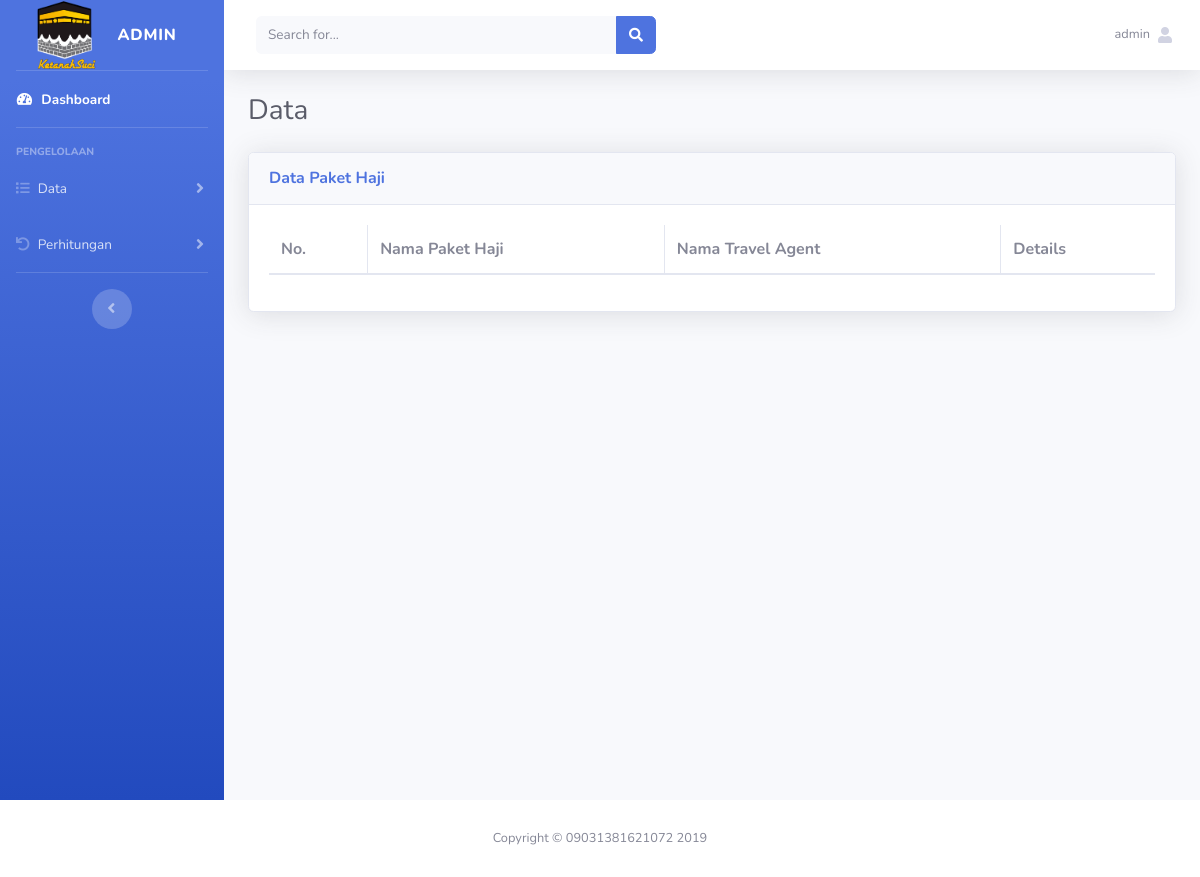
The app's page /index.php?url=data_paket_haji (signed in), older data.
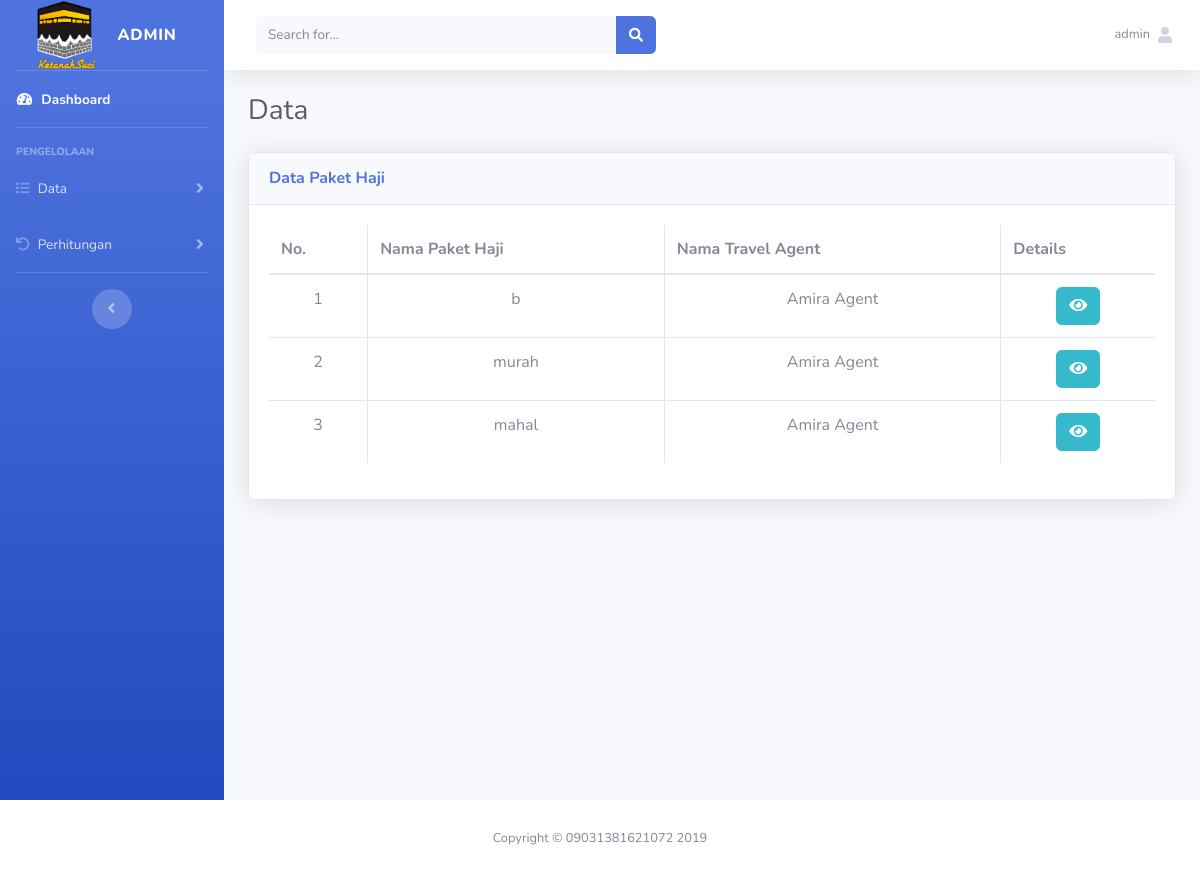
The same page, newer data.
### tables this page shows
CREATE TABLE `tbl_data_paket` (
  `id` int(11) NOT NULL,
  `paket_data_id` varchar(50) NOT NULL,
  `paket_detail` text NOT NULL,
  `nama_paket` varchar(100) NOT NULL,
  `harga_paket` int(50) NOT NULL,
  `id_jumlah_fasilitas` varchar(50) NOT NULL,
  `id_banyak_pelayanan` varchar(50) NOT NULL,
  `travel_id` varchar(50) NOT NULL,
  `jenispaket_id` varchar(50) NOT NULL,
  `testimoni_id` varchar(50) NOT NULL,
  `sertifikat_id` varchar(50) NOT NULL,
  `nama_hotel` varchar(100) NOT NULL,
  `bintang_hotel` enum('bintang 1','bintang 2','bintang 3','bintang 4','bintang 5') NOT NULL,
  `objek_wisata` varchar(100) NOT NULL,
  `nama_maskapai` varchar(50) NOT NULL,
  `rute_penerbangan` varchar(20) NOT NULL,
  `jumlah_hari` varchar(50) NOT NULL
);

CREATE TABLE `tbl_agent_travel` (
  `id` int(11) NOT NULL,
  `travel_id` varchar(50) NOT NULL,
  `nama` varchar(50) NOT NULL,
  `alamat` varchar(300) NOT NULL,
  `thn_berdiri` year(4) NOT NULL,
  `thn_izin` year(4) NOT NULL,
  `thn_habis` year(4) NOT NULL,
  `nomor_izin` varchar(50) NOT NULL,
  `punya_izin` enum('IYA','TIDAK') NOT NULL,
  `lokasi` varchar(300) NOT NULL,
  `No_HP` varchar(50) NOT NULL,
  `deskripsi` text NOT NULL,
  `status` varchar(50) NOT NULL
);

### config/routes.php (called while the page is built, shortened)
<?php
$req = [];
$include = [];
if(isset($_GET['url'])){
	switch ($_GET['url']) {
		case 'data_paket_haji':
			$include[] ='halaman/paket_haji/lihat.php';
			break;
	}
}else{
	$req[]='config/koneksi.php';
	$req[]='config/pengguna/load_data.php';
	$include[] ='pengguna_dashboard.php';
}
?>

### config/paket_haji/load_data.php (called while the page is built)
<?php
include 'config/koneksi.php';
$sql=mysqli_query($koneksi,"SELECT * FROM tbl_data_paket inner join tbl_agent_travel USING(travel_id) WHERE jenispaket_id='H1'");
while($data=mysqli_fetch_assoc($sql)){
    $datas[]=$data;
}
?>

### halaman/paket_haji/lihat.php (the view)
        <div class="container-fluid">
          <div class="d-sm-flex align-items-center justify-content-between mb-4">
            <h1 class="h3 mb-0 text-gray-800">Data</h1>
          </div>
            <div class="card shadow mb-4">
           <div class="card-header py-3">
               <h6 class="m-0 font-weight-bold text-primary"> Data Paket Haji</h6>
           </div>
           <div class="card-body">
               <div class="table-responsive">
                   <table class="table table-bordered" id="dataTable" widht="100%" cellspacing="0">
                        <thead>
                            <tr>
                                <th>No.</th>
                                <th>Nama Paket Haji</th>
                                <th>Nama Travel Agent</th>
                                <th>Details</th>
                            </tr>
                        </thead>
                        <tbody>
                        <?php
                        $i=1;
                        if(isset($datas)):
                            foreach($datas as $d):
                        ?>
                            <tr align="center">
                                <td><?php echo $i++?></td>
                                <td widht="30"><?php echo $d['nama_paket']?></td>
                                <td><?php echo $d['nama'];?></td>
                                <td align="center">
                                    <a href="index.php?url=paket_haji_lihat&id=<?php echo $d['paket_data_id']; ?>" class="btn btn-xs btn-info" title="lihat">
                                        <i class="fa fa-eye"></i>
                                    </a>
                                </td>
                            </tr>
                            <?php endforeach;?>
                            <?php endif;?>
                        </tbody>
                   </table>
               </div>
           </div>
       </div>
      </div>
    </div>
</div>
</div>

### index.php (shortened to what this page needs)
<?php
include 'config/routes.php';
if($_SESSION['level'] == 'admin'){
	   include 'halaman/admin_header.php';
	   } else if ($_SESSION['level'] == 'agent'){
	  include 'halaman/agent_travel_header.php';
	   }
foreach ($req as $key => $value) {
	require_once $value;
}
foreach ($include as $key => $value) {
	require_once $value;
}
if($_SESSION['level'] == 'pengguna'){
	include 'halaman/footer_pengguna.php';
}else if($_SESSION['level'] == 'member'){
	include 'halaman/footer_pengguna.php';
}
else{
	include 'halaman/footer.php';
}
?>

Row changes from the older to the newer data that the page shows:
added tbl_data_paket: nama_paket "b", tbl_agent_travel.nama "Amira Agent"
added tbl_data_paket: nama_paket "murah", tbl_agent_travel.nama "Amira Agent"
added tbl_data_paket: nama_paket "mahal", tbl_agent_travel.nama "Amira Agent"
